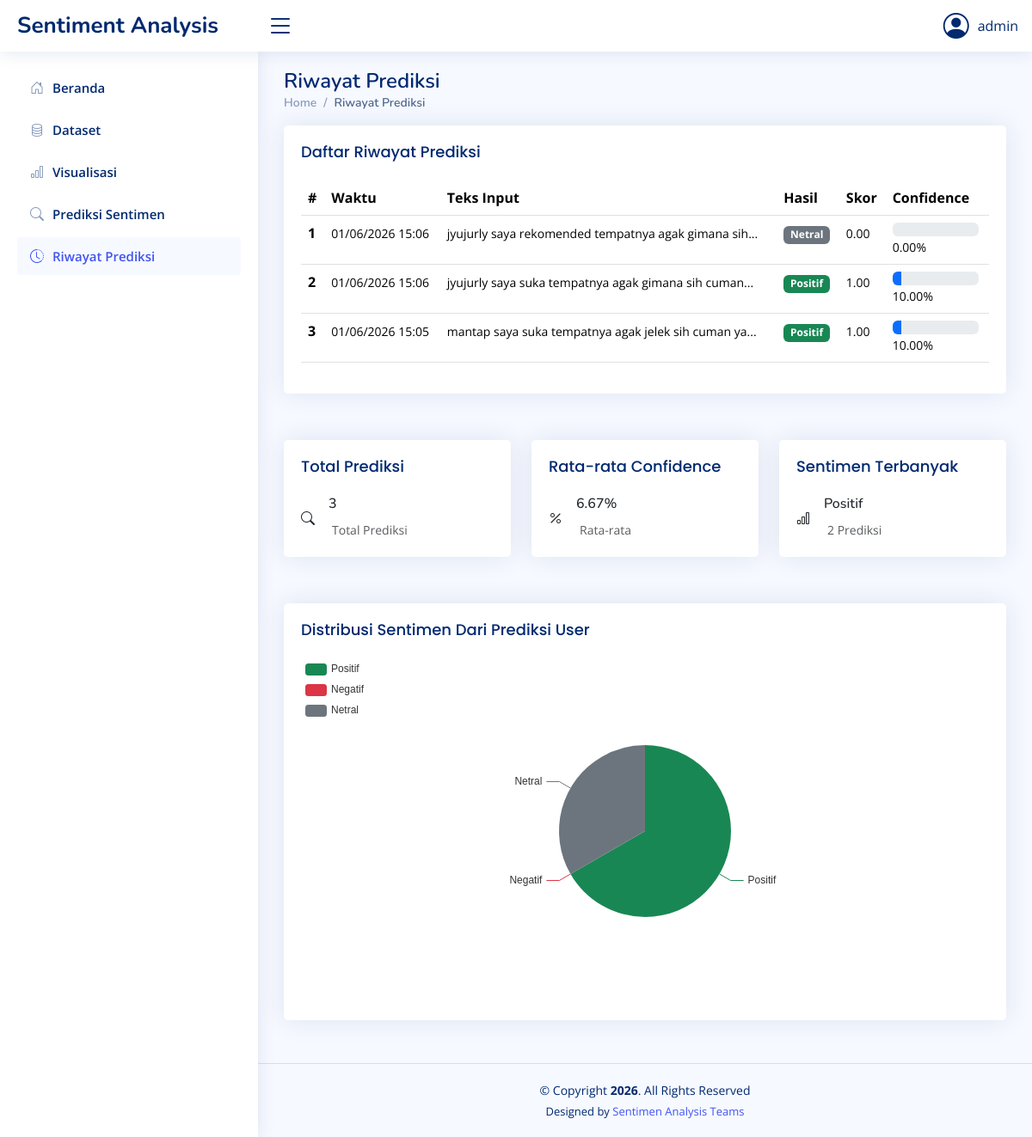
Before: /riwayat.php (signed in) with the older database file.
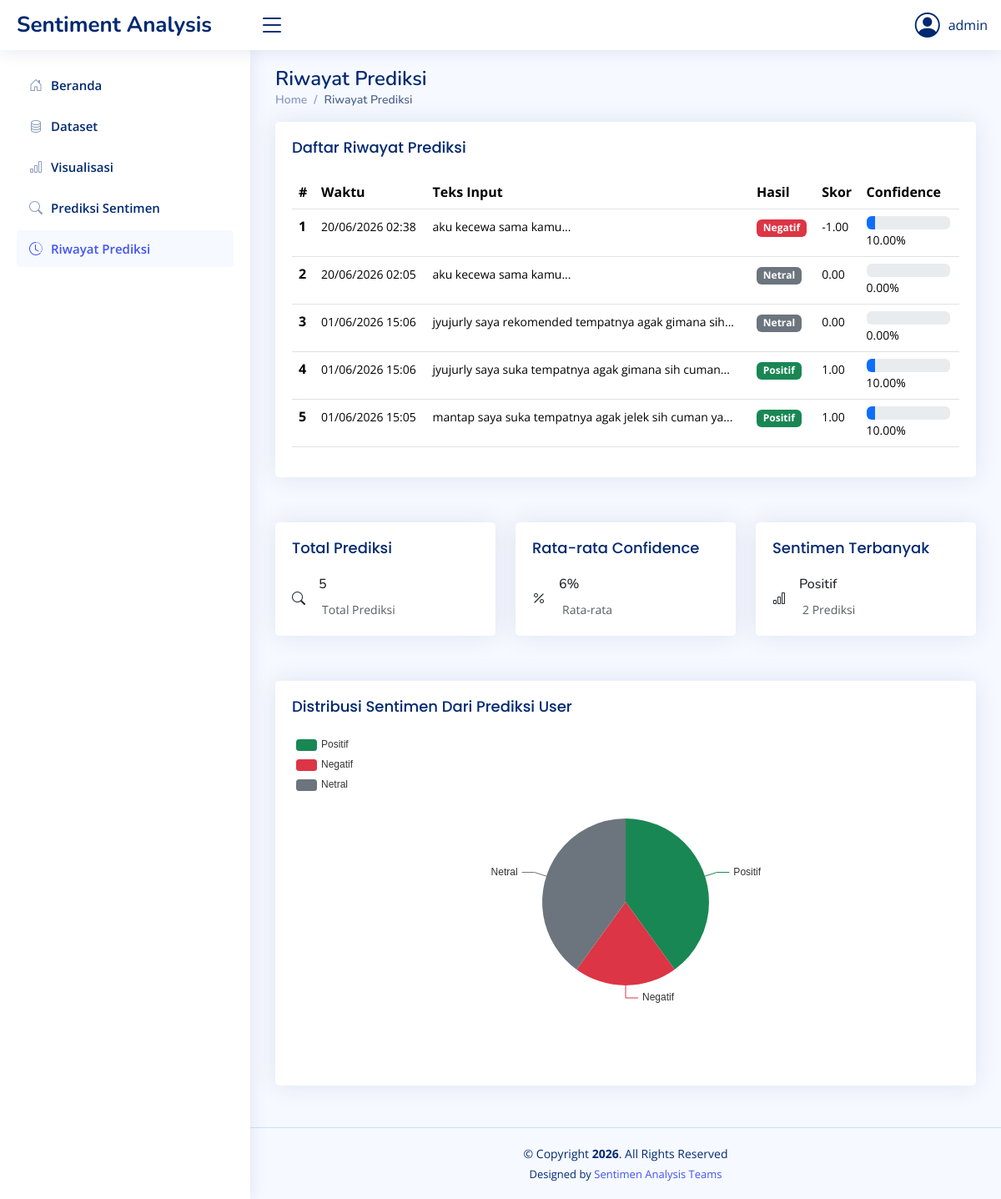
After: the same page with the newer database file.
### tables this page shows
CREATE TABLE `sentiment_predictions` (
  `id_prediction` int(11) NOT NULL,
  `user_input` longtext NOT NULL,
  `sentiment_result` enum('positif','negatif','netral') NOT NULL,
  `score` decimal(10,2) DEFAULT NULL,
  `confidence` decimal(5,2) DEFAULT NULL,
  `created_at` timestamp NOT NULL DEFAULT current_timestamp()
);

### riwayat.php (the view, shortened to what the rows shown need)
<?php include('session.php'); ?>
<?php include('head.php'); ?>
<body>
    <main id="main" class="main">
        <section class="section">
            <div class="row">
                <div class="col-lg-12">
                    <div class="pagetitle">
                        <h1>Riwayat Prediksi</h1>
                    </div>
                </div>
            </div>
            <div class="row">
                <div class="col-lg-12">
                    <div class="card">
                        <div class="card-body">
                            <div class="table-responsive">
                                <table class="table table-hover datatable" id="historyTable">
                                    <thead>
                                        <tr>
                                            <th scope="col">#</th>
                                            <th scope="col">Waktu</th>
                                            <th scope="col">Teks Input</th>
                                            <th scope="col">Hasil</th>
                                            <th scope="col">Skor</th>
                                            <th scope="col">Confidence</th>
                                        </tr>
                                    </thead>
                                    <tbody>
                                        <?php
                                        $query = "SELECT * FROM sentiment_predictions ORDER BY created_at DESC LIMIT 200";
                                        $result = $conn->query($query);
                                        if ($result->num_rows > 0) {
                                            $no = 1;
                                            while ($row = $result->fetch_assoc()) {
                                                $sentimentBadge = '';
                                                if ($row['sentiment_result'] == 'positif') {
                                                    $sentimentBadge = '<span class="badge bg-success">Positif</span>';
                                                } elseif ($row['sentiment_result'] == 'negatif') {
                                                    $sentimentBadge = '<span class="badge bg-danger">Negatif</span>';
                                                } else {
                                                    $sentimentBadge = '<span class="badge bg-secondary">Netral</span>';
                                                }
                                                $date = date('d/m/Y H:i', strtotime($row['created_at']));
                                                echo "
                                                <tr>
                                                    <th scope='row'>" . $no++ . "</th>
                                                    <td><small>$date</small></td>
                                                    <td><small>" . substr(htmlspecialchars($row['user_input']), 0, 50) . "...</small></td>
                                                    <td>" . $sentimentBadge . "</td>
                                                    <td><small>" . number_format($row['score'], 2) . "</small></td>
                                                    <td>
                                                        <div style='width: 100px;'>
                                                            <div class='progress'>
                                                                <div class='progress-bar' style='width: " . $row['confidence'] . "%'></div>
                                                            </div>
                                                            <small>" . $row['confidence'] . "%</small>
                                                        </div>
                                                    </td>
                                                </tr>
                                                ";
                                            }
                                        } else {
                                            echo "<tr><td colspan='6' class='text-center text-muted'>Belum ada riwayat prediksi. Lakukan prediksi terlebih dahulu.</td></tr>";
                                        }
                                        ?>
                                    </tbody>
                                </table>
                            </div>
                        </div>
                    </div>
                </div>
            </div>
        </section>
    </main>
    <script>
        // Get distribution data
        <?php
        $query = "SELECT sentiment_result, COUNT(*) as total FROM sentiment_predictions
                 GROUP BY sentiment_result";
        $result = $conn->query($query);
        $positif = 0;
        $negatif = 0;
        $netral = 0;
        while ($row = $result->fetch_assoc()) {
            if ($row['sentiment_result'] == 'positif') $positif = $row['total'];
            elseif ($row['sentiment_result'] == 'negatif') $negatif = $row['total'];
            else $netral = $row['total'];
        }
        ?>
        // Pie Chart untuk Prediksi User
        var predictionChart = echarts.init(document.getElementById('predictionChart'));
        var option = {
            tooltip: {
                trigger: 'item'
            },
            legend: {
                orient: 'vertical',
                left: 'left'
            },
            series: [
                {
                    name: 'Jumlah',
                    type: 'pie',
                    radius: '50%',
                    data: [
                        { value: <?= $positif; ?>, name: 'Positif' },
                        { value: <?= $negatif; ?>, name: 'Negatif' },
                        { value: <?= $netral; ?>, name: 'Netral' }
                    ],
                    color: ['#198754', '#dc3545', '#6c757d'],
                    emphasis: {
                        itemStyle: {
                            shadowBlur: 10,
                            shadowOffsetX: 0,
                            shadowColor: 'rgba(0, 0, 0, 0.5)'
                        }
                    }
                }
            ]
        };
        predictionChart.setOption(option);
        // Resize chart on window resize
        window.addEventListener('resize', function() {
            predictionChart.resize();
        });
    </script>
</body>
</html>

Changed rows visible on the page:
added sentiment_predictions: created_at "20/06/2026 02:38", user_input "aku kecewa sama kamu", sentiment_result "Negatif", score "-1.00", confidence "10.00"
added sentiment_predictions: created_at "20/06/2026 02:05", user_input "aku kecewa sama kamu", sentiment_result "Netral", score "0.00", confidence "0.00"
Other visible differences:
$row['total']: "3" → "5"
$avgConfidence: "6.67" → "6"
chart data {{ $negatif }}: 0 → 1
chart data {{ $netral }}: 1 → 2
